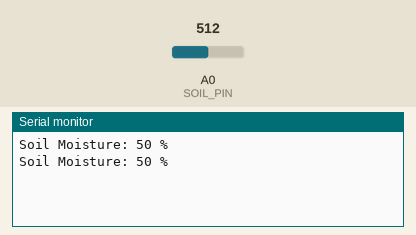
A sketch run on a simulated Arduino Uno, built with avr-gcc and run on an emulated ATmega328P. On the bench: the last lines printed to the serial monitor. The inputs (shaded band) are chosen by the test bench; at power-on: A0 (SOIL_PIN) = 512.

Above: at 10.8 s.
10.9 s: A0 (SOIL_PIN) set to 716
At 16.5 s:
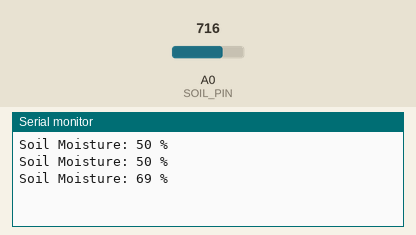
18.4 s: A0 (SOIL_PIN) set to 900
At 20.7 s:
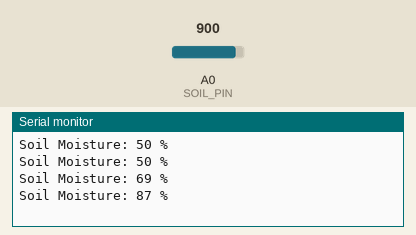
Timing chart, 0 to 22.2 s (numbered marks = the images above; inputs shaded):
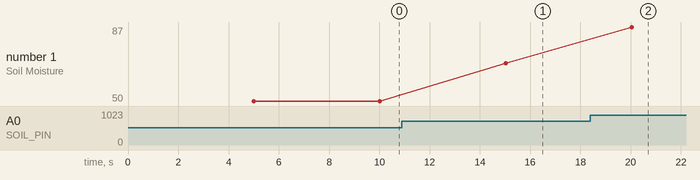

The sketch:

Soil_Moisture_Sensor.ino
```cpp
#define SOIL_PIN A0
#define SOIL_POWER 6
int soilMoisture;

void setup() {
  Serial.begin(9600);
  pinMode(SOIL_POWER, OUTPUT);
  digitalWrite(SOIL_POWER, LOW);
}

void loop() {
  delay(5000);
  readSoil();
  String soilMoistureString1 = "Soil Moisture: ";
  String soilMoistureString2 = " %";
  String soilMoistureValueString = String(soilMoisture);
  String soilMoistureData = soilMoistureString1 + soilMoistureValueString + soilMoistureString2;
  Serial.println(soilMoistureData);
}

int readSoil() {
  digitalWrite(SOIL_POWER, HIGH);
  delay(10);
  soilMoisture = map(analogRead(SOIL_PIN),0,1023,0,100);
  digitalWrite(SOIL_POWER, LOW);
  return soilMoisture;
}
```

Measured:
- after the input at 10.9 s, the serial monitor: prints a new line after 4.1 s (image 1)
- after the input at 18.4 s, the serial monitor: prints a new line after 1.6 s (image 2)
- plotted number 1: 50 → 69 after the input at 10.9 s, 69 → 87 after the input at 18.4 s
